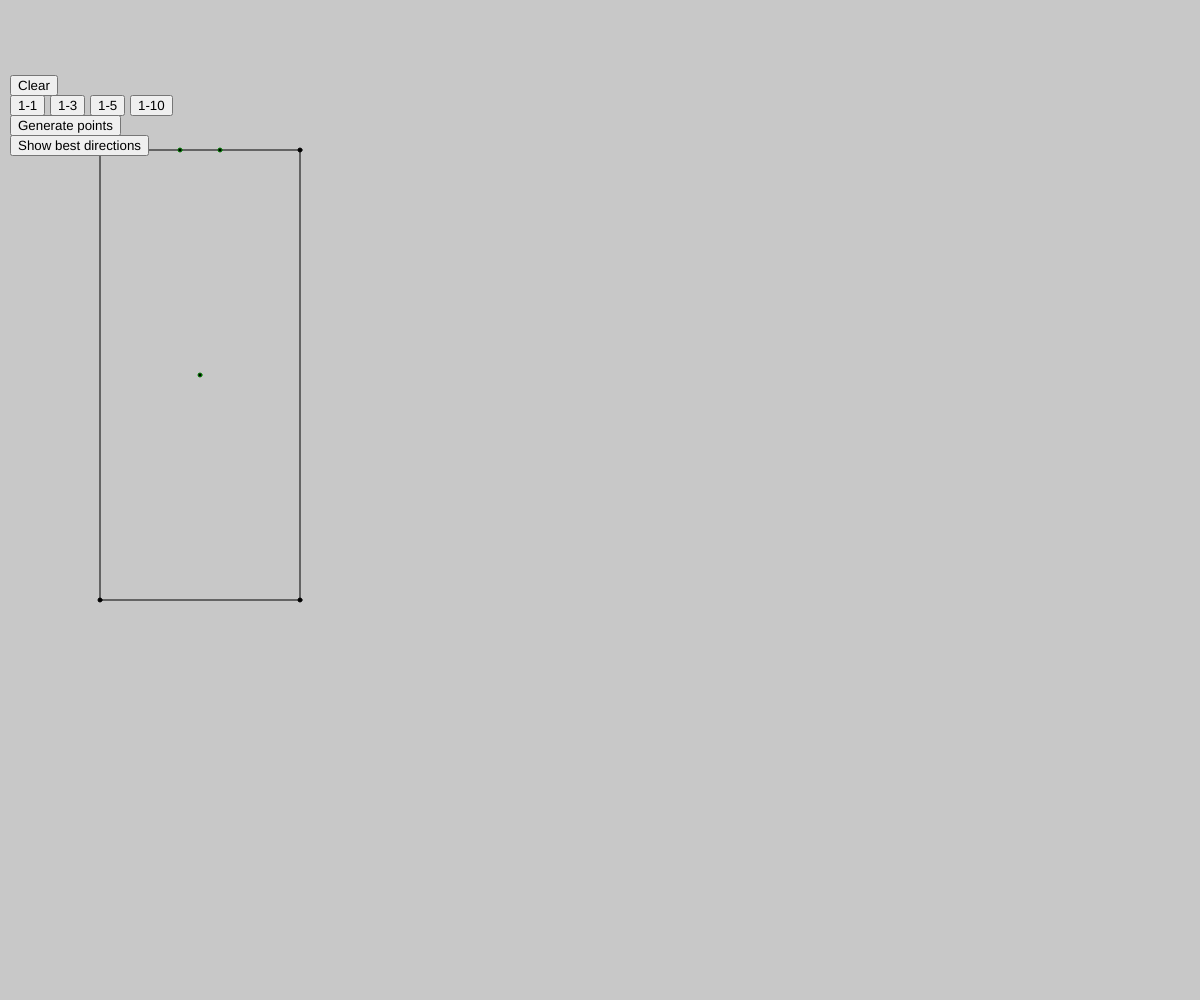
Frame 1 (no input)
Frame 60 (no input): identical to frame 1, image omitted
Frame 120 (the mouse pressed at the canvas centre since frame 60): identical to frame 1, image omitted

The p5.js sketch that drew this single still picture (run headless with seeded random() and noise() and a simulated clock; from frame 60 on, the mouse is pressed at the canvas centre):

// p5.js sketch
// ── sketch.js
/* eslint-disable no-undef, no-unused-vars */

class Point {
  constructor(x, y) {
    this.x = x;
    this.y = y;
  }
}

var a;
var b;

var rectangle = [
  new Point(100, 150),
  new Point(100, 600),
  new Point(300, 600),
  new Point(300, 150)
];

var points = [];
var ratio = 0;
var iteration = 0;
var rectangleExtremePoints;
var rectangleCenter;

var EPSILON = 0.2; //can be changed for precision
var U = [];
var V = [];

var d;
var f1;
var f2;
var q = new Point(0, 0);

var validDirections = [];

function setup() {
  createCanvas(windowWidth, windowHeight);

  // Put setup code here
  fill("black");
  textSize(40);

  computeConstantValues();

  button = createButton("Clear");
  button.position(10, 75);
  button.mousePressed(resetpoints);

  button = createButton("1-1");
  button.position(10, 95);
  button.mousePressed(setRatio1);

  button = createButton("1-3");
  button.position(50, 95);
  button.mousePressed(setRatio3);

  button = createButton("1-5");
  button.position(90, 95);
  button.mousePressed(setRatio5);

  button = createButton("1-10");
  button.position(130, 95);
  button.mousePressed(setRatio10);

  //for the purpose of testing, I always check the first drawed edge of the polygon
  button = createButton("Generate points");
  button.position(10, 115);
  button.mousePressed(createPointsForNewIteration);

  button = createButton("Show best directions");
  button.position(10, 135);
  button.mousePressed(showBestDirections);
}

function computeConstantValues() {
  rectangleExtremePoints = getRectangleExtremes();

  rectangleCenter = new Point(
    Math.round(average(rectangleExtremePoints[0], rectangleExtremePoints[1])),
    Math.round(average(rectangleExtremePoints[2], rectangleExtremePoints[3]))
  );

  a = rectangle[0];
  b = rectangle[3];

  d = new Point(rectangleCenter.x, rectangleExtremePoints[2]);
  f1 = new Point(d.x + (b.x - d.x) * EPSILON, rectangleExtremePoints[2]);
  f2 = new Point(d.x - (b.x - d.x) * EPSILON, rectangleExtremePoints[2]);
}

function average(x, y) {
  return (x + y) / 2;
}

function setRatio1() {
  setRatio(1);
}

function setRatio3() {
  setRatio(3);
}

function setRatio5() {
  setRatio(5);
}

function setRatio10() {
  setRatio(10);
}

function setRatio(i) {
  if (ratio === 0) {
    ratio = i;
    EPSILON = 1 / i;
    computeConstantValues();
  } else {
    document.getElementById("my_res").innerHTML =
      "Clear to choose a new ratio. The ratio is 1-" + ratio;
  }
}

function resetpoints() {
  U = [];
  V = [];
  validDirections = [];
  ratio = 0;
  q = new Point(0, 0);
  document.getElementById("my_res").innerHTML =
    "Choose the ratio of points in one set compared with the other set";
}

function draw() {
  background(200);

  stroke("red");
  for (i in U) {
    ellipse(U[i].x, U[i].y, 4, 4);
  }
  stroke("blue");
  for (i in V) {
    ellipse(V[i].x, V[i].y, 4, 4);
  }
  stroke("black");

  for (let corner = 0; corner < 3; corner++) {
    ellipse(rectangle[corner].x, rectangle[corner].y, 4, 4);
    line(
      rectangle[corner].x,
      rectangle[corner].y,
      rectangle[corner + 1].x,
      rectangle[corner + 1].y
    );
  }
  ellipse(rectangle[3].x, rectangle[3].y, 4, 4);
  line(rectangle[0].x, rectangle[0].y, rectangle[3].x, rectangle[3].y);

  stroke("green");
  ellipse(rectangleCenter.x, rectangleCenter.y, 4, 4);
  ellipse(f1.x, f1.y, 4, 4);
  ellipse(f2.x, f2.y, 4, 4);

  for (let i = 0; i < validDirections.length - 1; i = i + 2) {
    line(
      validDirections[i].x,
      validDirections[i].y,
      validDirections[i + 1].x,
      validDirections[i + 1].y
    );
  }
  stroke("black");
}

function mousePressed() {}

function isTurnRight(a, b, c) {
  det = b.x * c.y - a.x * c.y + a.x * b.y - b.y * c.x + a.y * c.x - a.y * b.x;
  if (det > 0) {
    return true;
  } else {
    return false;
  }
}

function isInside(a, b, c, d, q) {
  if (
    isTurnRight(a, b, q) &&
    isTurnRight(b, c, q) &&
    isTurnRight(c, d, q) &&
    isTurnRight(d, a, q)
  ) {
    return true;
  } else if (
    !isTurnRight(a, b, q) &&
    !isTurnRight(b, c, q) &&
    !isTurnRight(c, d, q) &&
    !isTurnRight(d, a, q)
  ) {
    return true;
  } else {
    return false;
  }
}

function getRectangleExtremes() {
  maxY = 0;
  minY = 1000;
  maxX = 0;
  minX = 1000;
  for (point in rectangle) {
    if (rectangle[point].x > maxX) {
      maxX = rectangle[point].x;
    } else if (rectangle[point].x < minX) {
      minX = rectangle[point].x;
    }
    if (rectangle[point].y > maxY) {
      maxY = rectangle[point].y;
    } else if (rectangle[point].y < minY) {
      minY = rectangle[point].y;
    }
  }
  return [minX, maxX, minY, maxY];
}

function createPointsForNewIteration() {
  if (ratio === 0) {
    document.getElementById("my_res").innerHTML = "First, choose a ratio";
  } else {
    document.getElementById("my_res").innerHTML = "The ratio is 1-" + ratio;
  }
  iteration = iteration + 1;
  //rectangleExtremePoints = getRectangleExtremes();
  U = U.concat(generateRandomPointsInside(1));
  V = V.concat(generateRandomPointsInside(ratio));
}

function generateRandomPointsInside(numberOfPointsNeeded) {
  pointsList = [];
  while (pointsList.length < numberOfPointsNeeded) {
    pointsList.push(
      generateOneInsidePoint(
        rectangleExtremePoints[0],
        rectangleExtremePoints[1],
        rectangleExtremePoints[2],
        rectangleExtremePoints[3]
      )
    );
  }
  return pointsList;
}

function generateOneInsidePoint(minX, maxX, minY, maxY) {
  y = Math.random() * (maxY - minY) + minY;
  x = Math.random() * (maxX - minX) + minX;
  newPoint = new Point(x, y);
  while (
    !isInside(rectangle[0], rectangle[1], rectangle[2], rectangle[3], newPoint)
  ) {
    x = Math.random() * (maxX - minX) + minX;
    newPoint.x = x;
  }
  return newPoint;
}

function showBestDirections() {
  for (let u = 0; u < U.length; u++) {
    for (let v = 0; v < V.length; v++) {
      if (isDirectionValid(U[u], V[v])) {
        validDirections.push(U[u], V[v]);
      }
    }
  }
}

function isDirectionValid(u, v) {
  deltaY = Math.round((v.y - u.y) * 100) / 100;
  deltaX = Math.round((v.x - u.x) * 100) / 100;
  q = new Point(rectangleCenter.x + deltaX, rectangleCenter.y + deltaY);
  return doesDirectionIntersectF1F2(q);
}

function doesDirectionIntersectF1F2(q) {
  return (
    (isTurnRight(rectangleCenter, q, f1) &&
      !isTurnRight(rectangleCenter, q, f2)) ||
    (!isTurnRight(rectangleCenter, q, f1) &&
      isTurnRight(rectangleCenter, q, f2))
  );
}

// This Redraws the Canvas when resized
windowResized = function () {
  resizeCanvas(windowWidth, windowHeight);
};
